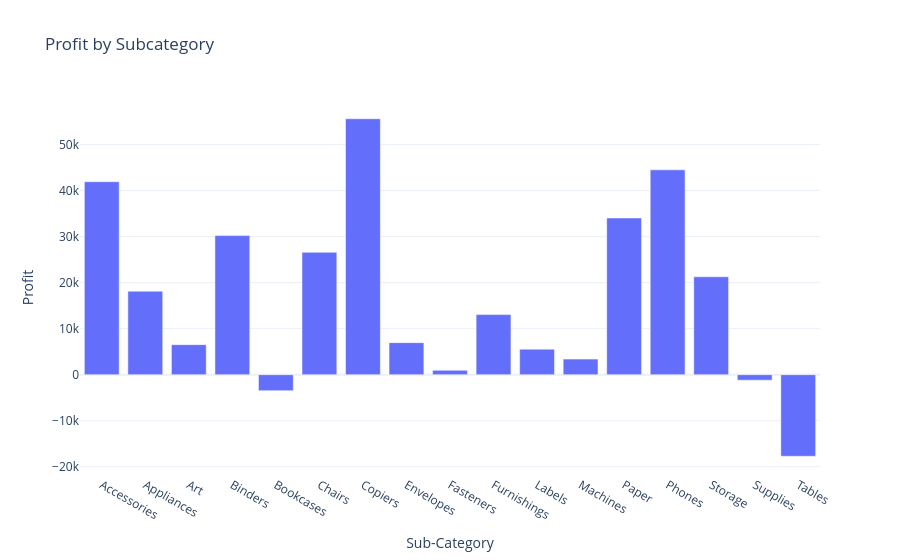

Write notebook code for a chart like this one.
### Code cell
#Profit by Sub-Category
Profit_by_subcategory=data.groupby('Sub-Category')['Profit'].sum().reset_index()
print(Profit_by_subcategory)
print(Profit_by_subcategory.max())
print(Profit_by_subcategory.min())
#plot graph
fig=px.bar(Profit_by_subcategory,x='Sub-Category',y='Profit',title='Profit by Subcategory')
fig.show()

### Figure 1 — Plotly figure (JSON) as saved in the notebook; plotly's stock layout.template omitted (floating-point values rounded to 4 significant figures)
{"data": [{"hovertemplate": "Sub-Category=%{x}<br>Profit=%{y}<extra></extra>", "legendgroup": "", "marker": {"color": "#636efa", "pattern": {"shape": ""}}, "name": "", "orientation": "v", "showlegend": false, "textposition": "auto", "type": "bar", "x": ["Accessories", "Appliances", "Art", "Binders", "Bookcases", "Chairs", "Copiers", "Envelopes", "Fasteners", "Furnishings", "Labels", "Machines", "Paper", "Phones", "Storage", "Supplies", "Tables"], "xaxis": "x", "y": [41940.0, 18140.0, 6528.0, 30220.0, -3473.0, 26590.0, 55620.0, 6964.0, 949.5, 13060.0, 5546.0, 3385.0, 34050.0, 44520.0, 21280.0, -1189.0, -17730.0], "yaxis": "y"}], "layout": {"barmode": "relative", "legend": {"tracegroupgap": 0}, "title": {"text": "Profit by Subcategory"}, "xaxis": {"anchor": "y", "domain": [0, 1], "title": {"text": "Sub-Category"}}, "yaxis": {"anchor": "x", "domain": [0, 1], "title": {"text": "Profit"}}}}
